Frame 1 (no input): blank canvas, image omitted
Frame 60 (the mouse pressed at the canvas centre just before this capture): blank canvas, image omitted
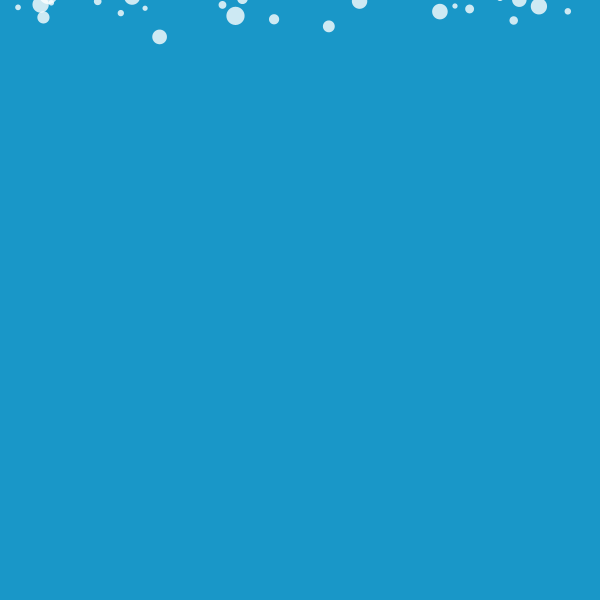
Frame 120 (the mouse held since frame 60 and released just before this capture)

The Processing sketch whose frames 1 and 60 were blank and that drew this single picture after the mouse press (run headless with seeded random() and noise(); from frame 60 on, the mouse is pressed at the canvas centre):

// Processing sketch: FallingBubbles
// ── FallingBubbles.pde
// Falling Bubbles
// Found at: https://www.openprocessing.org/sketch/524697
// Runs on PRocessing

import java.util.*;

ArrayList<bubble> bubbles;

void setup() {
  size(600, 600);
  bubbles = new ArrayList<bubble>();
  loadbubble();
}

void draw() {
 
  background(25, 151, 200);
  if ((frameCount % 3) == 0) {
    addbubble();
  }
  

  drawbubble();
  for(int i = 0; i < bubbles.size(); i++){
    bubble s = bubbles.get(i);
    if(s.death){
      bubbles.remove(s);
    } 
  }
}

void loadbubble() {
  for (int i = 0; i < 1; i++) {
    bubbles.add(new bubble());
  }
}

void drawbubble() {
  for (bubble s: bubbles) {
    s.display();
  }
}

void addbubble() {
  bubbles.add(new bubble());
}

class bubble {
  PVector location;
  PVector acceleration;
  PVector velocity;
  PVector wind;
  PVector gravity;

  float bubbleHeight, bubbleWidth;
  float mass;

  boolean death = false;

  bubble() {
    bubbleHeight = random(5, 20);
    bubbleWidth  = bubbleHeight;

    location = new PVector(random(width), -bubbleHeight);
    velocity   = new PVector(0, 0);
    acceleration = new PVector(0, 0);
    wind = new PVector(random(-0.004, 0.004), 0);

    mass = 100/bubbleWidth;
    gravity = new PVector(0, 0.05);
  }

  void display() {
    drawbubble();
    movebubble();
    applyForce(gravity);
    applyForce(wind);
  }

  void drawbubble() {
    noStroke();
    fill(255, 200);
    ellipse(location.x, location.y, bubbleWidth, bubbleHeight);
  
  }

  void applyForce(PVector force) {
    PVector f = PVector.div(force, mass);
    acceleration.add(f);
  }

  void movebubble() {
    velocity.add(acceleration);
    location.add(velocity);
    acceleration.mult(0);
  
    if (location.y > height+bubbleHeight) {
      death = true;
    }
  }
}
